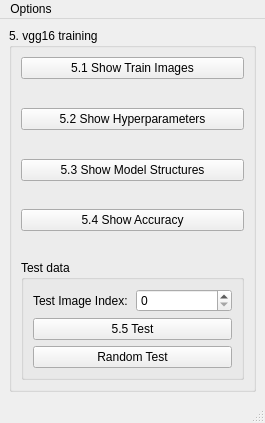
<?xml version="1.0" encoding="UTF-8"?>
<ui version="4.0">
 <class>hw1_5</class>
 <widget class="QMainWindow" name="hw1_5">
  <property name="enabled">
   <bool>true</bool>
  </property>
  <property name="geometry">
   <rect>
    <x>0</x>
    <y>0</y>
    <width>265</width>
    <height>423</height>
   </rect>
  </property>
  <property name="windowTitle">
   <string>hw1_5</string>
  </property>
  <widget class="QWidget" name="centralwidget">
   <property name="sizePolicy">
    <sizepolicy hsizetype="Maximum" vsizetype="Maximum">
     <horstretch>0</horstretch>
     <verstretch>0</verstretch>
    </sizepolicy>
   </property>
   <layout class="QHBoxLayout" name="horizontalLayout">
    <item>
     <widget class="QGroupBox" name="groupBox">
      <property name="sizePolicy">
       <sizepolicy hsizetype="Preferred" vsizetype="MinimumExpanding">
        <horstretch>1</horstretch>
        <verstretch>0</verstretch>
       </sizepolicy>
      </property>
      <property name="title">
       <string>5. vgg16 training</string>
      </property>
      <layout class="QVBoxLayout" name="verticalLayout">
       <item>
        <widget class="QPushButton" name="bt_img">
         <property name="enabled">
          <bool>true</bool>
         </property>
         <property name="sizePolicy">
          <sizepolicy hsizetype="Minimum" vsizetype="Minimum">
           <horstretch>0</horstretch>
           <verstretch>0</verstretch>
          </sizepolicy>
         </property>
         <property name="layoutDirection">
          <enum>Qt::LeftToRight</enum>
         </property>
         <property name="text">
          <string>5.1 Show Train Images</string>
         </property>
        </widget>
       </item>
       <item>
        <spacer name="verticalSpacer">
         <property name="orientation">
          <enum>Qt::Vertical</enum>
         </property>
         <property name="sizeType">
          <enum>QSizePolicy::MinimumExpanding</enum>
         </property>
         <property name="sizeHint" stdset="0">
          <size>
           <width>20</width>
           <height>20</height>
          </size>
         </property>
        </spacer>
       </item>
       <item>
        <widget class="QPushButton" name="bt_hyp">
         <property name="sizePolicy">
          <sizepolicy hsizetype="Minimum" vsizetype="Minimum">
           <horstretch>0</horstretch>
           <verstretch>0</verstretch>
          </sizepolicy>
         </property>
         <property name="text">
          <string>5.2 Show Hyperparameters</string>
         </property>
        </widget>
       </item>
       <item>
        <spacer name="verticalSpacer_2">
         <property name="orientation">
          <enum>Qt::Vertical</enum>
         </property>
         <property name="sizeType">
          <enum>QSizePolicy::MinimumExpanding</enum>
         </property>
         <property name="sizeHint" stdset="0">
          <size>
           <width>20</width>
           <height>20</height>
          </size>
         </property>
        </spacer>
       </item>
       <item>
        <widget class="QPushButton" name="bt_mod_str">
         <property name="sizePolicy">
          <sizepolicy hsizetype="Minimum" vsizetype="Minimum">
           <horstretch>0</horstretch>
           <verstretch>0</verstretch>
          </sizepolicy>
         </property>
         <property name="text">
          <string>5.3 Show Model Structures</string>
         </property>
        </widget>
       </item>
       <item>
        <spacer name="verticalSpacer_3">
         <property name="orientation">
          <enum>Qt::Vertical</enum>
         </property>
         <property name="sizeType">
          <enum>QSizePolicy::MinimumExpanding</enum>
         </property>
         <property name="sizeHint" stdset="0">
          <size>
           <width>20</width>
           <height>20</height>
          </size>
         </property>
        </spacer>
       </item>
       <item>
        <widget class="QPushButton" name="bt_acc">
         <property name="sizePolicy">
          <sizepolicy hsizetype="Minimum" vsizetype="Minimum">
           <horstretch>0</horstretch>
           <verstretch>0</verstretch>
          </sizepolicy>
         </property>
         <property name="text">
          <string>5.4 Show Accuracy</string>
         </property>
        </widget>
       </item>
       <item>
        <spacer name="verticalSpacer_4">
         <property name="orientation">
          <enum>Qt::Vertical</enum>
         </property>
         <property name="sizeHint" stdset="0">
          <size>
           <width>20</width>
           <height>20</height>
          </size>
         </property>
        </spacer>
       </item>
       <item>
        <widget class="QGroupBox" name="groupBox_2">
         <property name="sizePolicy">
          <sizepolicy hsizetype="Preferred" vsizetype="Minimum">
           <horstretch>0</horstretch>
           <verstretch>0</verstretch>
          </sizepolicy>
         </property>
         <property name="title">
          <string>Test data</string>
         </property>
         <layout class="QVBoxLayout" name="verticalLayout_2">
          <item>
           <layout class="QHBoxLayout" name="horizontalLayout_2">
            <item>
             <widget class="QLabel" name="label">
              <property name="text">
               <string>Test Image Index:</string>
              </property>
             </widget>
            </item>
            <item>
             <widget class="QSpinBox" name="sb_index">
              <property name="inputMethodHints">
               <set>Qt::ImhDigitsOnly</set>
              </property>
              <property name="maximum">
               <number>9999</number>
              </property>
             </widget>
            </item>
           </layout>
          </item>
          <item>
           <widget class="QPushButton" name="bt_test">
            <property name="sizePolicy">
             <sizepolicy hsizetype="Minimum" vsizetype="Minimum">
              <horstretch>0</horstretch>
              <verstretch>0</verstretch>
             </sizepolicy>
            </property>
            <property name="text">
             <string>5.5 Test</string>
            </property>
           </widget>
          </item>
          <item>
           <widget class="QPushButton" name="bt_randTest">
            <property name="sizePolicy">
             <sizepolicy hsizetype="Minimum" vsizetype="Minimum">
              <horstretch>0</horstretch>
              <verstretch>0</verstretch>
             </sizepolicy>
            </property>
            <property name="text">
             <string>Random Test</string>
            </property>
           </widget>
          </item>
         </layout>
        </widget>
       </item>
      </layout>
     </widget>
    </item>
   </layout>
  </widget>
  <widget class="QMenuBar" name="menubar">
   <property name="geometry">
    <rect>
     <x>0</x>
     <y>0</y>
     <width>265</width>
     <height>21</height>
    </rect>
   </property>
   <widget class="QMenu" name="menuOptions">
    <property name="title">
     <string>Options</string>
    </property>
    <addaction name="actionExit"/>
   </widget>
   <addaction name="menuOptions"/>
  </widget>
  <widget class="QStatusBar" name="statusbar"/>
  <action name="actionExit">
   <property name="text">
    <string>Exit</string>
   </property>
  </action>
 </widget>
 <resources/>
 <connections/>
</ui>
